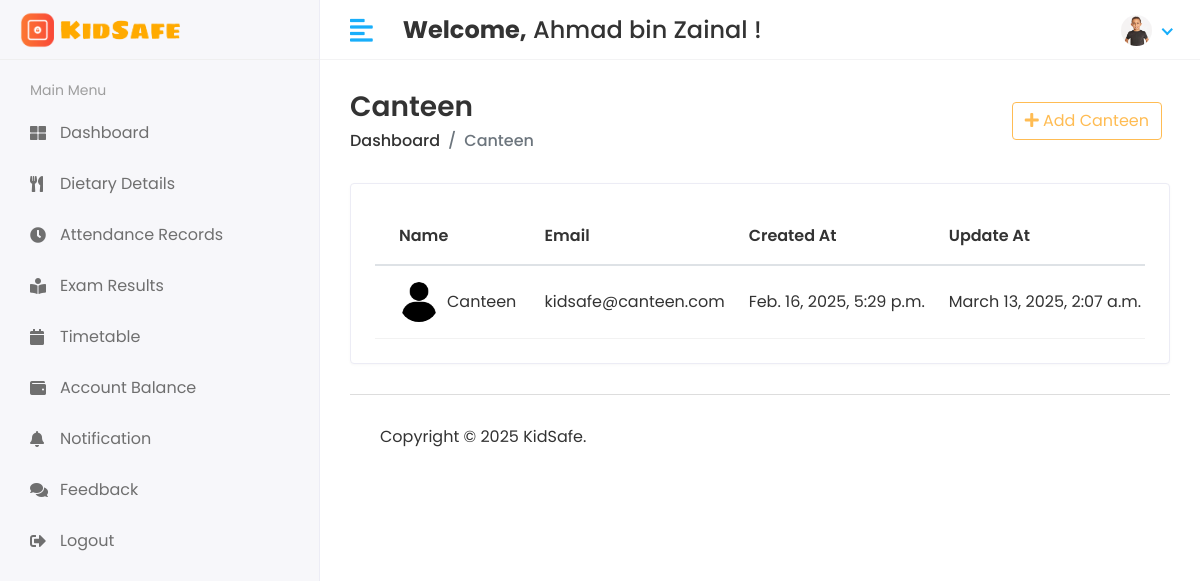
/administrator/canteen/view (signed in), run on an earlier commit of the app's database.
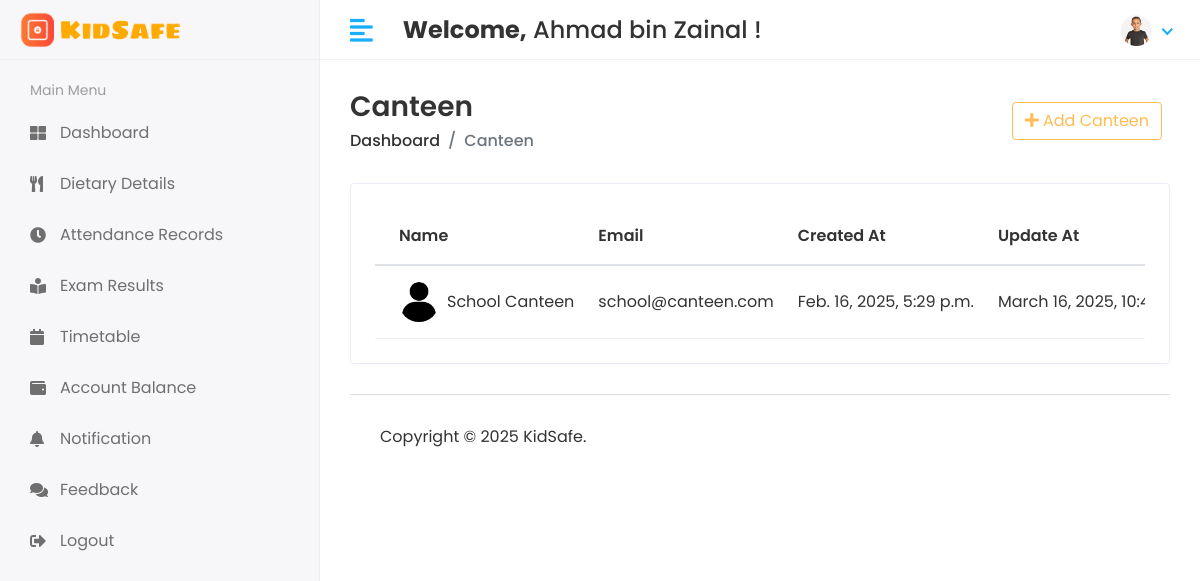
And on a later commit of the database.
### kidsafe_app/models.py (models this page shows, shortened)
class Canteen(models.Model):
    admin = models.OneToOneField(CustomUser, on_delete=models.CASCADE)
    created_at = models.DateTimeField(auto_now_add=True)
    updated_at = models.DateTimeField(auto_now=True)

class CustomUser(AbstractUser):
    USER = (
        (1, 'Administrator'),
        (2, 'Teacher'),
        (3, 'Student'),
        (4, 'Canteen'),
    )
    user_type = models.CharField(choices=USER, max_length=50, default=1)
    profile_pic = models.ImageField(upload_to='media/profile_pic')

### kidsafe_project/administrator_views.py (the view)
# urls.py: path('administrator/canteen/view', administrator_views.view_canteen, name='view_canteen'),
@login_required(login_url='/')
def view_canteen(request):
    canteen = Canteen.objects.all()
    context = {
        'canteen':canteen,
    }
    return render(request, 'administrator/view_canteen.html', context)

### templates/administrator/view_canteen.html (shortened to what this page needs)
{% extends 'base.html' %}
{% load static %}
{% block content %}
<div class="page-header">
    <div class="row align-items-center">
        <div class="col">
            <h3 class="page-title">Canteen</h3>
            <ul class="breadcrumb">
                <li class="breadcrumb-item"><a href="{% url 'admin_home' %}">Dashboard</a></li>
                <li class="breadcrumb-item active">Canteen</li>
            </ul>
        </div>
        <div class="col-auto text-right float-right ml-auto">
            <a href="{% url 'add_canteen' %}" class="btn btn-outline-primary mr-2"><i class="fas fa-plus"></i> Add Canteen</a>
        </div>
    </div>
</div>
<div class="row">
    <div class="col-sm-12">
        <div class="card card-table">
            <div class="card-body">
                <div class="table-responsive">
                    <table class="table table-hover table-center mb-0">
                        <thead>
                            <tr>
                                <th>Name</th>
                                <th>Email</th>
                                <th>Created At</th>
                                <th>Update At</th>
                            </tr>
                        </thead>
                        <tbody>
                            {% for i in canteen %}
                            <tr>
                                <td>
                                    <h2 class="table-avatar">
                                        <a class="avatar avatar-sm mr-2">
                                            {% if i.admin.profile_pic == "" or not i.admin.profile_pic %}
                                                <img class="avatar-img rounded-circle" src="{% static 'assets/img/noimg.png' %}" alt="No Profile Picture">
                                            {% else %}
                                                <img class="avatar-img rounded-circle" src="/{{ i.admin.profile_pic }}" alt="Profile Picture">
                                            {% endif %}
                                        </a>
                                        <a>{{ i.admin.first_name }}&nbsp;{{ i.admin.last_name }}</a>
                                    </h2>
                                </td>
                                <td>{{ i.admin.email }}</td>
                                <td>{{ i.created_at }}</td>
                                <td>{{ i.updated_at }}</td>
                            </tr>
                            {% endfor %}
                        </tbody>
                    </table>
                </div>
            </div>
        </div>
    </div>
</div>
{% endblock %}

What changed in the data, as far as the page shows it:
changed Canteen "Canteen": admin.first_name "Canteen" → "School"; admin.last_name (not shown) → "Canteen"; admin.email "kidsafe@canteen.com" → "school@canteen.com"; updated_at "March 13, 2025, 2:07 a.m." → "March 16, 2025,…"
